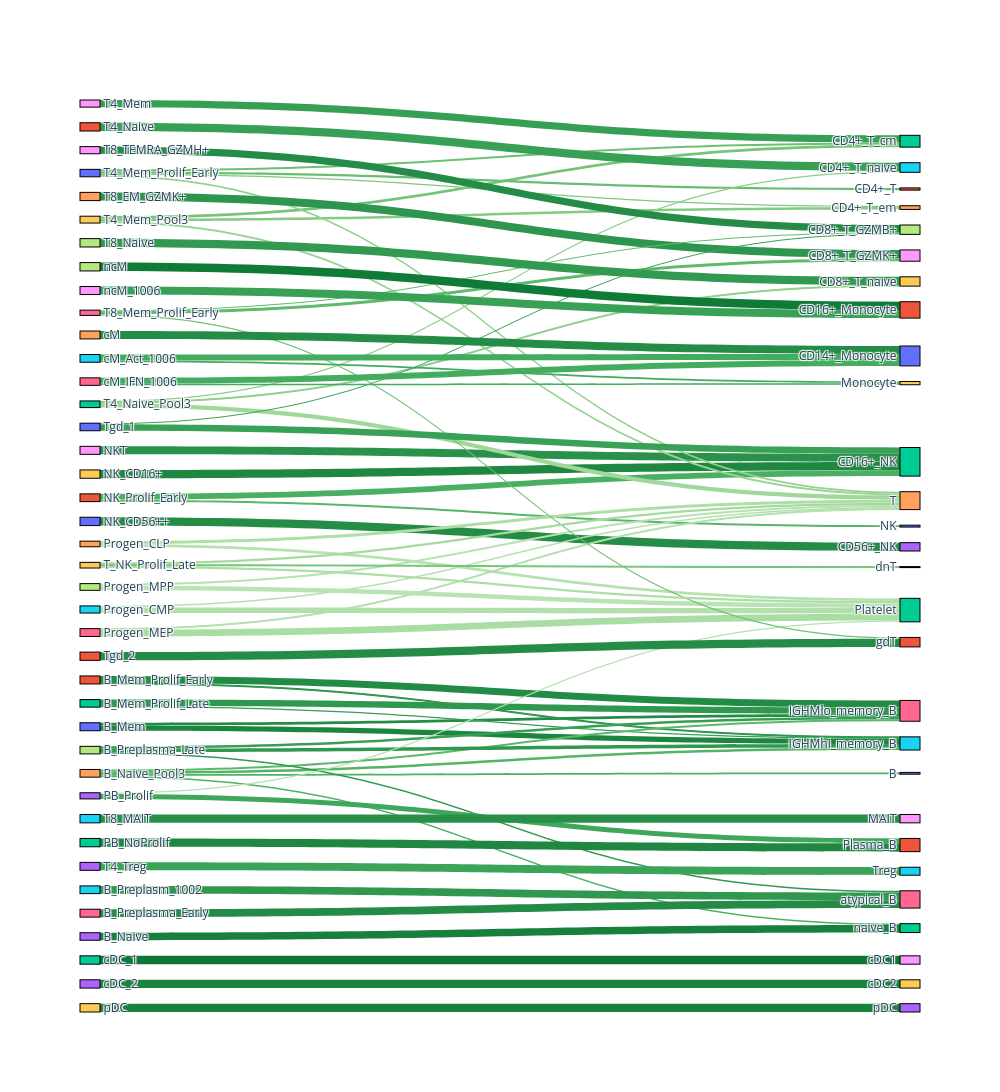

The notebook cell this image was saved under:
### Markdown cell above
### Sankey visualization

### Code cell
plot_sankey(cluster_mapping, cluster_distance)

### Figure 1 — Plotly figure (JSON) as saved in the notebook; plotly's stock layout.template omitted (floating-point values rounded to 4 significant figures)
{"data": [{"link": {"color": ["#1c8540", "#248c46", "#2c944c", "#238b45", "#369f54", "#2f984f", "#16803c", "#4eb264", "#53b466", "#5bb86a", "#4db163", "#2f974e", "#238b45", "#2f984f", "#369f54", "#2f984f", "#29914a", "#1e8741", "#248c46", "#4aaf61", "#58b668", "#1f8742", "#3ea75a", "#b5e1ae", "#b6e2af", "#aedea7", "#b1e0ab", "#b4e1ad", "#aadda4", "#b2e0ac", "#b8e3b2", "#b6e2af", "#369f54", "#75c477", "#83cb82", "#99d595", "#68be70", "#6bc072", "#7fc97f", "#91d28e", "#37a055", "#88ce87", "#8dd08a", "#9fd899", "#3ba458", "#2d954d", "#278f48", "#62bb6d", "#60ba6c", "#6bc072", "#319a50", "#248c46", "#acdea6", "#a4da9e", "#73c476", "#3aa357", "#38a156", "#248c46", "#0e7936", "#1a843f", "#248c46", "#42ab5d", "#42ab5d", "#43ac5e", "#43ac5e", "#107a37", "#38a156", "#17813d"], "label": ["distance: 0.45", "distance: 0.51", "distance: 0.57", "distance: 0.51", "distance: 0.66", "distance: 0.60", "distance: 0.41", "distance: 0.82", "distance: 0.84", "distance: 0.88", "distance: 0.81", "distance: 0.60", "distance: 0.50", "distance: 0.60", "distance: 0.66", "distance: 0.60", "distance: 0.55", "distance: 0.46", "distance: 0.51", "distance: 0.80", "distance: 0.86", "distance: 0.47", "distance: 0.72", "distance: 1.38", "distance: 1.39", "distance: 1.33", "distance: 1.36", "distance: 1.37", "distance: 1.31", "distance: 1.36", "distance: 1.40", "distance: 1.39", "distance: 0.66", "distance: 1.00", "distance: 1.08", "distance: 1.21", "distance: 0.94", "distance: 0.96", "distance: 1.06", "distance: 1.16", "distance: 0.67", "distance: 1.11", "distance: 1.14", "distance: 1.24", "distance: 0.70", "distance: 0.59", "distance: 0.54", "distance: 0.91", "distance: 0.90", "distance: 0.96", "distance: 0.62", "distance: 0.51", "distance: 1.32", "distance: 1.27", "distance: 1.00", "distance: 0.69", "distance: 0.67", "distance: 0.51", "distance: 0.36", "distance: 0.44", "distance: 0.51", "distance: 0.76", "distance: 0.75", "distance: 0.76", "distance: 0.76", "distance: 0.36", "distance: 0.68", "distance: 0.41"], "source": [0, 0, 1, 1, 2, 2, 3, 4, 4, 4, 4, 5, 6, 7, 7, 7, 8, 9, 10, 11, 11, 12, 13, 13, 14, 14, 15, 15, 16, 16, 17, 17, 18, 19, 19, 19, 20, 20, 20, 20, 21, 22, 22, 22, 23, 24, 25, 26, 26, 26, 27, 28, 29, 29, 29, 30, 30, 31, 32, 33, 34, 35, 35, 36, 36, 37, 38, 39], "target": [55, 56, 55, 56, 55, 56, 72, 40, 55, 56, 72, 66, 66, 55, 56, 66, 52, 52, 53, 52, 60, 61, 61, 62, 62, 64, 62, 64, 62, 64, 62, 64, 42, 42, 44, 64, 41, 42, 44, 64, 45, 45, 49, 64, 65, 48, 58, 47, 48, 71, 49, 47, 62, 64, 70, 47, 52, 71, 68, 69, 50, 50, 59, 50, 59, 51, 51, 73], "value": [0.624, 0.3328, 0.1164, 0.844, 0.1246, 0.7813, 0.9, 0.2165, 0.2905, 0.2498, 0.1638, 0.9212, 0.9454, 0.421, 0.281, 0.1997, 0.9584, 0.9946, 0.9977, 0.7036, 0.2259, 0.9968, 0.5812, 0.1556, 0.3293, 0.3417, 0.667, 0.1816, 0.825, 0.1178, 0.5548, 0.2489, 0.8527, 0.308, 0.2768, 0.2337, 0.2684, 0.2502, 0.1635, 0.2066, 0.9923, 0.1544, 0.1148, 0.527, 0.9511, 0.9838, 0.9979, 0.1206, 0.3657, 0.1456, 0.9985, 0.8544, 0.2768, 0.2829, 0.1178, 0.1419, 0.7623, 0.9868, 0.9992, 0.9917, 0.9452, 0.7284, 0.1963, 0.7053, 0.1925, 0.9995, 0.958, 0.9957]}, "node": {"color": ["#636EFA", "#EF553B", "#00CC96", "#AB63FA", "#FFA15A", "#19D3F3", "#FF6692", "#B6E880", "#FF97FF", "#FECB52", "#636EFA", "#EF553B", "#00CC96", "#AB63FA", "#FFA15A", "#19D3F3", "#FF6692", "#B6E880", "#FF97FF", "#FECB52", "#636EFA", "#EF553B", "#00CC96", "#AB63FA", "#FFA15A", "#19D3F3", "#FF6692", "#B6E880", "#FF97FF", "#FECB52", "#636EFA", "#EF553B", "#00CC96", "#AB63FA", "#FFA15A", "#19D3F3", "#FF6692", "#B6E880", "#FF97FF", "#FECB52", "#636EFA", "#EF553B", "#00CC96", "#AB63FA", "#FFA15A", "#19D3F3", "#FF6692", "#B6E880", "#FF97FF", "#FECB52", "#636EFA", "#EF553B", "#00CC96", "#AB63FA", "#FFA15A", "#19D3F3", "#FF6692", "#B6E880", "#FF97FF", "#FECB52", "#636EFA", "#EF553B", "#00CC96", "#AB63FA", "#FFA15A", "#19D3F3", "#FF6692", "#B6E880", "#FF97FF", "#FECB52", "#636EFA", "#EF553B", "#00CC96", "#AB63FA"], "label": ["B_Mem", "B_Mem_Prolif_Early", "B_Mem_Prolif_Late", "B_Naive", "B_Naive_Pool3", "B_Preplasm_1002", "B_Preplasma_Early", "B_Preplasma_Late", "NKT", "NK_CD16+", "NK_CD56++", "NK_Prolif_Early", "PB_NoProlif", "PB_Prolif", "Progen_CLP", "Progen_CMP", "Progen_MEP", "Progen_MPP", "T4_Mem", "T4_Mem_Pool3", "T4_Mem_Prolif_Early", "T4_Naive", "T4_Naive_Pool3", "T4_Treg", "T8_EM_GZMK+", "T8_MAIT", "T8_Mem_Prolif_Early", "T8_Naive", "T8_TEMRA_GZMH+", "T_NK_Prolif_Late", "Tgd_1", "Tgd_2", "cDC_1", "cDC_2", "cM", "cM_Act_1006", "cM_IFN_1006", "ncM", "ncM_1006", "pDC", "B", "CD4+_T", "CD4+_T_cm", "CD4+_T_cyt", "CD4+_T_em", "CD4+_T_naive", "CD8+_T", "CD8+_T_GZMB+", "CD8+_T_GZMK+", "CD8+_T_naive", "CD14+_Monocyte", "CD16+_Monocyte", "CD16+_NK", "CD56+_NK", "DC", "IGHMhi_memory_B", "IGHMlo_memory_B", "ILC", "MAIT", "Monocyte", "NK", "Plasma_B", "Platelet", "RBC", "T", "Treg", "atypical_B", "cDC", "cDC1", "cDC2", "dnT", "gdT", "naive_B", "pDC"], "line": {"color": "black", "width": 1}}, "type": "sankey", "valueformat": ".2f"}], "layout": {"autosize": false, "height": 1200, "width": 1000}}
